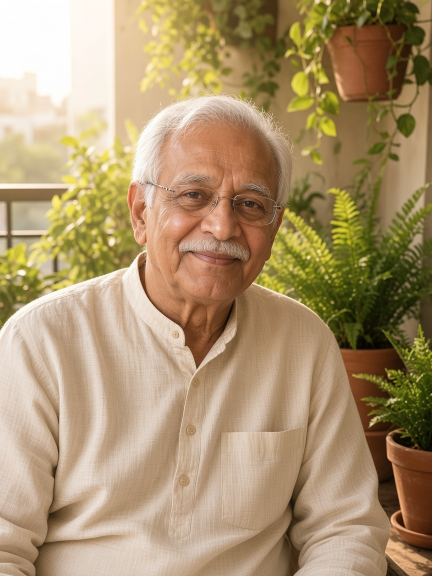
#> input picture Codes/config/sample_kit/dadu_1.jpg, 864 x 1152 px (shown at 1/2 size); its folder holds only this picture in this run
$ python -i faces.py   (imports and definitions only)   (older library calls are emulated)
#> lines starting #> are read from the running program, lines starting #| are printed output that depends on the picture
### Codes/backend/app/config.py
"""Settings for Miss You.

Two env files are read, later ones overriding earlier ones:

  <root>/.env          provider keys (may contain many unrelated keys)
  <root>/missyou.env   this app's own settings (database, secrets, caps)

`<root>` is MISSYOU_ROOT if set, else the parent of `backend/`. Real process
environment variables override both. Values are never logged; use `mask()`.

AWS and GCP are banned outright (brief 4.1): any env name with a banned
prefix is reported once at startup and then ignored — no setting below reads
one, and tests/test_ban.py fails if any module imports their SDKs.
"""
from __future__ import annotations

import logging
import os
from dataclasses import dataclass, field
from functools import lru_cache
from pathlib import Path

log = logging.getLogger("missyou.config")

BACKEND_DIR = Path(__file__).resolve().parent.parent
ROOT = Path(os.environ.get("MISSYOU_ROOT") or BACKEND_DIR.parent)
BANNED_PREFIXES = ("AWS_", "GOOGLE_CLOUD_", "GCP_", "GCLOUD_", "GOOGLE_APPLICATION_CREDENTIALS")


def _parse_env_file(path: Path) -> dict[str, str]:
    out: dict[str, str] = {}
    if not path.is_file():
        return out
    for raw in path.read_text(encoding="utf-8", errors="replace").splitlines():
        line = raw.strip()
        if not line or line.startswith("#") or "=" not in line:
            continue
        if line.startswith("export "):
            line = line[7:]
        k, _, v = line.partition("=")
        k, v = k.strip(), v.strip()
        if len(v) >= 2 and v[0] == v[-1] and v[0] in "\"'":
            v = v[1:-1]
        if k:
            out[k] = v
    return out


def load_env() -> dict[str, str]:
    env: dict[str, str] = {}
    for name in (".env", "missyou.env"):
        env.update(_parse_env_file(ROOT / name))
    env.update({k: v for k, v in os.environ.items()})
    return env


def banned_env_names(env: dict[str, str]) -> list[str]:
    return sorted(k for k in env if k.upper().startswith(BANNED_PREFIXES))


# [4 lines left out: function mask, not called in this run]


@dataclass(frozen=True)
class Endpoint:
    """One OpenAI-compatible (or native) API account."""
    name: str
    base_url: str
    model: str
    keys: tuple[str, ...]
    kind: str = "openai"  # openai | anthropic

    @property
    def available(self) -> bool:
        return any(self.keys)

    @property
    def key(self) -> str:
        return next((k for k in self.keys if k), "")


def _f(env: dict[str, str], name: str, default: float) -> float:
    try:
        return float(env.get(name, default))
    except ValueError:
        return default


def _i(env: dict[str, str], name: str, default: int) -> int:
    try:
        return int(float(env.get(name, default)))
    except ValueError:
        return default


def _b(env: dict[str, str], name: str, default: bool) -> bool:
    v = env.get(name)
    if v is None or v == "":
        return default
    return v.strip().lower() in ("1", "true", "yes", "on")


@dataclass
class Settings:
    env: dict[str, str] = field(default_factory=load_env, repr=False)

    def __post_init__(self) -> None:
        e = self.env
        g = e.get
        self.app_env = g("MISSYOU_ENV", "development")
        self.public_url = g("MISSYOU_PUBLIC_URL", "http://localhost:5173").rstrip("/")
        self.database_url = g("MISSYOU_DATABASE_URL", "postgresql+asyncpg://missyou@127.0.0.1:5432/missyou")
        self.test_database_url = g("MISSYOU_TEST_DATABASE_URL", "")
        self.redis_url = g("MISSYOU_REDIS_URL", "redis://127.0.0.1:6379/7")
        self.jwt_secret = g("MISSYOU_JWT_SECRET", "dev-only-change-me")
        self.media_key = g("MISSYOU_MEDIA_KEY", "")  # 32-byte urlsafe base64
        self.url_signing_secret = g("MISSYOU_URL_SECRET", self.jwt_secret + ":urls")
        self.storage_dir = Path(g("MISSYOU_STORAGE_DIR", str(ROOT / "storage")))
        self.config_dir = Path(g("MISSYOU_CONFIG_DIR", str(ROOT / "config")))
        self.prompts_dir = Path(g("MISSYOU_PROMPTS_DIR", str(ROOT / "prompts")))
        self.docs_dir = Path(g("MISSYOU_DOCS_DIR", str(ROOT / "docs")))
        self.mock_providers = _b(e, "MISSYOU_MOCK_PROVIDERS", False)
        self.secure_cookies = _b(e, "MISSYOU_SECURE_COOKIES", self.public_url.startswith("https"))
        self.session_hours = _i(e, "MISSYOU_SESSION_HOURS", 72)
        self.signed_url_ttl = _i(e, "MISSYOU_SIGNED_URL_TTL", 900)

        # Jury / demo account (credentials shown on the landing page on purpose).
        self.demo_username = g("MISSYOU_DEMO_USERNAME", g("User", "TestUser"))
        self.demo_password = g("MISSYOU_DEMO_PASSWORD", g("Password", "TestUser11"))
        self.demo_admin_2fa_waived = _b(e, "MISSYOU_DEMO_ADMIN_2FA_WAIVED", True)

        # Upload limits.
        self.max_photo_mb = _i(e, "MISSYOU_MAX_PHOTO_MB", 25)
        self.max_video_mb = _i(e, "MISSYOU_MAX_VIDEO_MB", 400)
        self.max_audio_mb = _i(e, "MISSYOU_MAX_AUDIO_MB", 60)
        self.upload_chunk_mb = _i(e, "MISSYOU_UPLOAD_CHUNK_MB", 4)

        # Budget caps (USD). 0 = no cap.
        self.cap_global_daily = _f(e, "MISSYOU_CAP_GLOBAL_DAILY_USD", 10.0)
        self.cap_global_monthly = _f(e, "MISSYOU_CAP_GLOBAL_MONTHLY_USD", 100.0)
        self.cap_provider_daily = _f(e, "MISSYOU_CAP_PROVIDER_DAILY_USD", 6.0)
        self.cap_user_daily = _f(e, "MISSYOU_CAP_USER_DAILY_USD", 3.0)
        # Calls (LLM, safety, speech) have their own budget (~$0.01–0.03 per call minute).
        self.cap_essential_daily = _f(e, "MISSYOU_CAP_ESSENTIAL_DAILY_USD", 5.0)
        self.cap_essential_user_daily = _f(e, "MISSYOU_CAP_ESSENTIAL_USER_DAILY_USD", 2.0)
        self.inr_per_usd = _f(e, "MISSYOU_INR_PER_USD", 88.0)
        self.admin_email = g("MISSYOU_ADMIN_EMAIL", "")

        # Wellbeing defaults.
        self.call_soft_limit_min = _i(e, "MISSYOU_CALL_SOFT_LIMIT_MIN", 15)
        self.call_admin_max_min = _i(e, "MISSYOU_CALL_ADMIN_MAX_MIN", 30)
        self.daily_minutes_default = _i(e, "MISSYOU_DAILY_MINUTES", 30)
        self.consecutive_days_checkin = _i(e, "MISSYOU_CHECKIN_AFTER_DAYS", 7)
        self.free_trial_credits = _i(e, "MISSYOU_FREE_TRIAL_CREDITS", 200)
        self.identity_threshold = _f(e, "MISSYOU_IDENTITY_THRESHOLD", 0.32)
        self.minor_age_threshold = _f(e, "MISSYOU_MINOR_AGE_THRESHOLD", 16.0)

        # --- Providers -----------------------------------------------------
        self.linkapi = Endpoint(
            "linkapi", g("LINKAPI_BASE_URL", "https://api.linkapi.org/v1"),
            g("LINKAPI_CHAT_MODEL", "gpt-4o-mini"),
            (g("LINKAPI_API_KEY", ""), g("LINKAPI_AzureOpenAI_KEY", "")))
        self.linkapi_gemini = Endpoint(
            "linkapi-gemini", g("LINKAPI_BASE_URL", "https://api.linkapi.org/v1"),
            g("LINKAPI_GEMINI_MODEL", "gemini-2.5-flash"),
            (g("LINKAPI_Gemini_Cheap_KEY", ""),))
        self.openai = Endpoint(
            "openai", g("OPENAI_BASE_URL", "https://api.openai.com/v1"),
            g("OPENAI_CHAT_MODEL", "gpt-5.4"),
            (g("OPENAI_API_KEY", ""), g("Open_AI_2009_Key", "")))
        # Bengali head-to-head on the real persona prompt (2026-10-18): gpt-5.4 kept তুই/তুমি consistent and
        # natural at ~2.3 s; gpt-4.1-mini mixed forms. Fast model for safety/subtitles; best model for letters.
        self.openai_fast_model = g("OPENAI_FAST_MODEL", "gpt-4.1-mini")
        self.openai_letter_model = g("OPENAI_LETTER_MODEL", "gpt-5.5")
        self.openai_fallback = Endpoint(
            "openai-4.1", g("OPENAI_BASE_URL", "https://api.openai.com/v1"), g("OPENAI_FALLBACK_MODEL", "gpt-4.1"),
            (g("OPENAI_API_KEY", ""), g("Open_AI_2009_Key", "")))
        self.anthropic = Endpoint(
            "anthropic", g("ANTHROPIC_BASE_URL", "https://api.anthropic.com/v1"),
            g("ANTHROPIC_CHAT_MODEL", "claude-haiku-5-5"),
            (g("ANTHROPIC_API_KEY", ""), g("Calude_2009_API_Key", "")), kind="anthropic")
        self.openrouter = Endpoint(
            "openrouter", g("OPENROUTER_API_BASE_URL", "https://openrouter.ai/api/v1"),
            g("MISSYOU_OPENROUTER_MODEL", "openai/gpt-4.1-mini"),
            (g("OPENROUTER_API_KEY_1", ""), g("OPENROUTER_API_KEY_2", "")))
        self.deepseek = Endpoint(
            "deepseek", g("DEEPSEEK_API_BASE_URL", "https://api.deepseek.com/v1"),
            g("DEEPSEEK_PRIMARY_MODEL_NAME", "deepseek-chat"),
            (g("DEEPSEEK_API_KEY_1", ""), g("DEEPSEEK_API_KEY_2", "")))
        self.gemini = Endpoint(
            "gemini", g("GEMINI_API_BASE_URL", "https://generativelanguage.googleapis.com/v1beta/openai"),
            g("MISSYOU_GEMINI_MODEL", "gemini-2.5-flash"),
            # Keys 3 and 4 verified 2026-10-15; 1 and 2 were rejected, so they go last.
            (g("GEMINI_API_KEY", ""),) + tuple(g(f"GEMINI_API_KEY_{i}", "") for i in (3, 4, 1, 2)))
        self.xai = Endpoint(
            "xai", g("XAI_BASE_URL", "https://api.x.ai/v1"), g("XAI_CHAT_MODEL", "grok-4.3"),
            (g("XAI_API_KEY", ""), g("Grok_API_KEY", "")))
        self.xai_image_model = g("XAI_IMAGE_MODEL", "grok-imagine-image-2.0")
        self.xai_video_model = g("XAI_VIDEO_MODEL", "grok-imagine-video-1.5-lite")
        self.sarvam_base = g("SARVAM_BASE_URL", "https://api.sarvam.ai")
        self.sarvam_keys = tuple(k for k in (g("SARVAM_API_KEY", ""), g("SARVAM_2009_API_KEY", ""),
                                             g("SARVAM_88_API_KEY", ""), g("SARVAM_PHD_API_KEY", "")) if k)
        self.sarvam_stt_model = g("SARVAM_STT_MODEL", "saaras:v4")
        self.sarvam_tts_model = g("SARVAM_TTS_MODEL", "bulbul:v3")
        self.fish_key = g("FISH_AUDIO_API_KEY", "") or g("Fish_Audio_88_API_KEY", "")
        self.fal_key = g("FAL_KEY", "") or g("FAL_AI_88_Admin_API_KEY", "")
        # fal lip-sync takes ~80 s per reply, so live call turns stay audio-first unless enabled.
        self.lipsync_live = _b(e, "MISSYOU_LIPSYNC_LIVE", False)
        self.higgsfield_key = g("HIGGSFIELD_API_KEY", "") or g("higgsfield_2009_API_KEY", "")
        self.elevenlabs_key = g("ELEVENLABS_API_KEY", "")
        self.deepgram_key = g("DEEPGRAM_API_KEY", "")
        self.razorpay_key_id = g("RAZORPAY_KEY_ID", "")
        self.razorpay_key_secret = g("RAZORPAY_KEY_SECRET", "")
        self.resend_key = g("RESEND_API_KEY", "")
        self.email_from = g("MISSYOU_EMAIL_FROM", "Miss You <hello@missyou.koushikdeb.com>")
        self.sentry_dsn = g("SENTRY_DSN", "")
        self.voice_engine_url = g("VOICE_ENGINE_URL", "http://127.0.0.1:17493").rstrip("/")
        self.voice_engine_default = g("VOICE_ENGINE_DEFAULT", "chatterbox")
        self.voice_engine_enabled = _b(e, "VOICE_ENGINE_ENABLED", True)
        self.gpu_worker_shared_secret = g("MISSYOU_GPU_WORKER_SECRET", "")

    @property
    def is_prod(self) -> bool:
        return self.app_env == "production"

    # [4 lines left out: function llm_chain, not called in this run]


@lru_cache
def get_settings() -> Settings:
    s = Settings()
    banned = banned_env_names(s.env)
    if banned:
        log.warning("Ignoring %d AWS/GCP environment variable(s) (banned by policy): %s",
                    len(banned), ", ".join(banned))
    return s


settings = get_settings()

### Codes/backend/app/services/faces.py
"""Face detection, embeddings, clustering, age / public-figure checks, anchors.

Local InsightFace (buffalo_l: SCRFD detector + ArcFace 512-d embeddings +
gender/age head) on CPU via onnxruntime. Embeddings are L2-normalised and
stored in pgvector.
"""
from __future__ import annotations

import base64
import logging
import threading
from dataclasses import dataclass
from pathlib import Path
from typing import Any

import cv2
import numpy as np

from ..config import settings

log = logging.getLogger("missyou.faces")
_lock = threading.Lock()
_app: Any = None


# [10 lines left out: function model, not called in this run]


@dataclass
class Face:
    bbox: list[float]
    det_score: float
    embedding: np.ndarray
    age: float | None
    gender: str
    quality: float
    thumb_jpeg: bytes
    crop_jpeg: bytes


def _sharpness(gray: np.ndarray) -> float:
    return float(cv2.Laplacian(gray, cv2.CV_64F).var())


# [61 lines left out: functions _crop, analyze_image, cluster, not called in this run]


def centroid(embs: list[np.ndarray]) -> np.ndarray:
    c = np.mean(np.stack(embs), axis=0)
    return (c / (np.linalg.norm(c) + 1e-9)).astype(np.float32)


def similarity(a: np.ndarray, b: np.ndarray) -> float:
    return float(np.dot(a, b) / ((np.linalg.norm(a) * np.linalg.norm(b)) + 1e-9))


# [33 lines left out: functions identity_score, is_minor, reference_public_figures, matches_reference_figure, not called in this run]


# [43 lines not run here, left out]


# [6 lines left out: function llm_says_minor, not called in this run]


def restore_basic(src: Path, dest: Path) -> Path:
    """Gentle local restoration for old/blurry photos (no GPU needed):
    denoise → CLAHE on luminance → mild unsharp mask → 2x upscale if small."""
#> called with src = '../../../config/sample_kit/dadu_1.jpg', dest = 'out.png'
    img = cv2.imread(str(src))
#> img is the input picture: shape (1152, 864, 3); mean B, G, R 110.9, 147.8, 171.6
    if img is None:
        raise ValueError("unreadable image")
    h, w = img.shape[:2]
#> h = 1152; w = 864
    if max(h, w) < 900:
        img = cv2.resize(img, (w * 2, h * 2), interpolation=cv2.INTER_CUBIC)
    img = cv2.fastNlMeansDenoisingColored(img, None, 5, 5, 7, 21)
    lab = cv2.cvtColor(img, cv2.COLOR_BGR2LAB)
#> lab: shape (1152, 864, 3); mean of channels 0, 1, 2 157.9, 132.1, 151.2
    l_, a, b = cv2.split(lab)
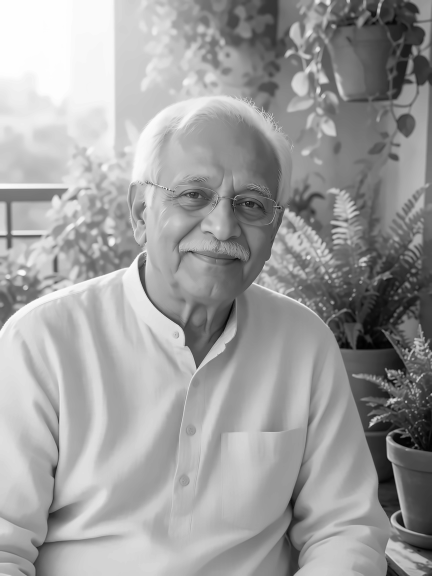
#> l_: shape (1152, 864) (shown at 1/2 size); min 1, max 254, mean 157.9
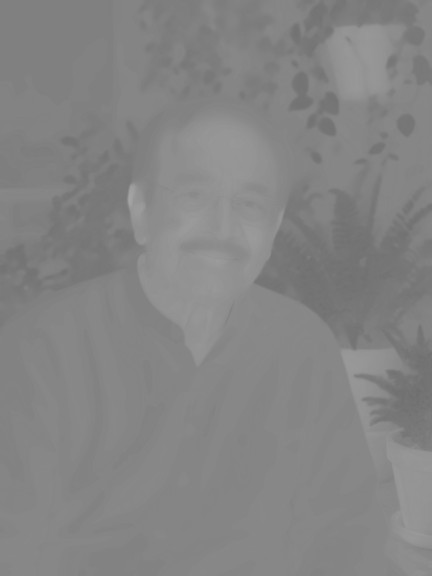
#> a: shape (1152, 864) (shown at 1/2 size); min 108, max 165, mean 132.1
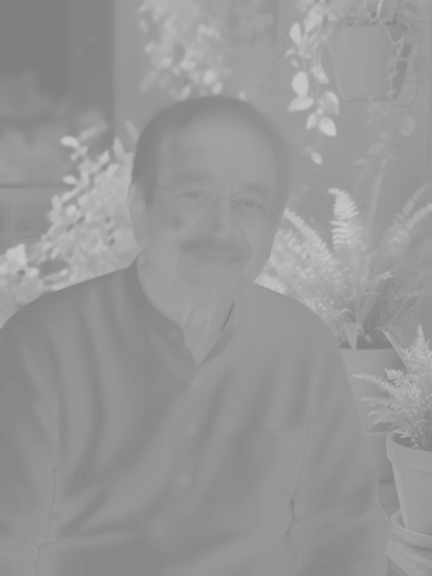
#> b: shape (1152, 864) (shown at 1/2 size); min 128, max 202, mean 151.2
    l_ = cv2.createCLAHE(clipLimit=2.0, tileGridSize=(8, 8)).apply(l_)
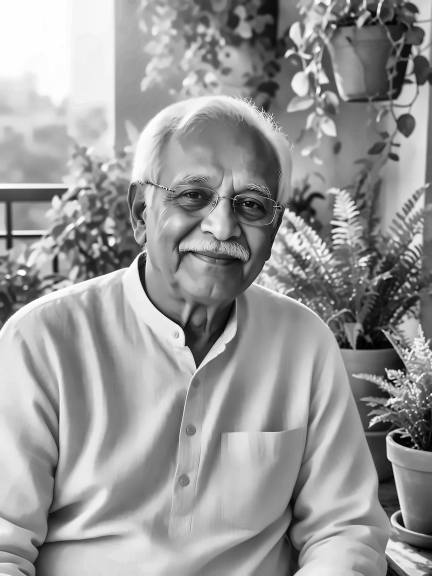
#> l_: shape (1152, 864) (shown at 1/2 size); min 0, max 254, mean 152.4
    img = cv2.cvtColor(cv2.merge((l_, a, b)), cv2.COLOR_LAB2BGR)
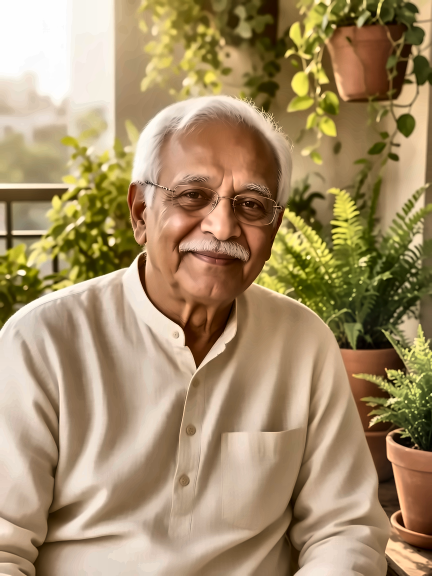
#> img: shape (1152, 864, 3) (shown at 1/2 size); mean B, G, R 105.6, 142.5, 165.9
    blur = cv2.GaussianBlur(img, (0, 0), 1.2)
    img = cv2.addWeighted(img, 1.5, blur, -0.5, 0)
    cv2.imwrite(str(dest), img, [cv2.IMWRITE_JPEG_QUALITY, 92])
    return dest

>>> result = restore_basic('../../../config/sample_kit/dadu_1.jpg', 'out.png')

$ run again, on Codes/config/sample_kit/dadu_2.jpg
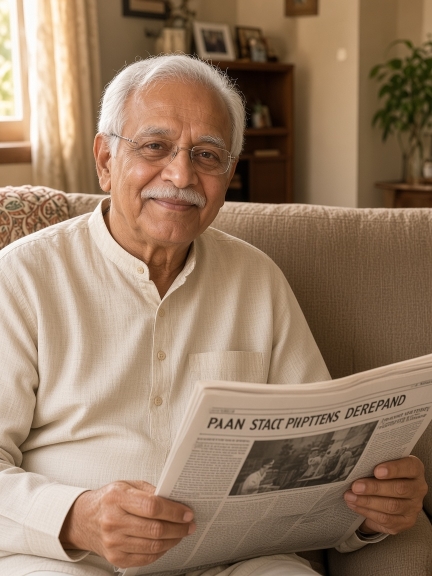
#> input picture Codes/config/sample_kit/dadu_2.jpg, 864 x 1152 px (shown at 1/2 size)
#> in restore_basic, img is the input picture: shape (1152, 864, 3); mean B, G, R 100.9, 124.8, 151.5
#> lab: shape (1152, 864, 3); mean of channels 0, 1, 2 136.2, 135.1, 145.4
#> in restore_basic, `l_ = cv2.createCLAHE(clipLimit=2.0, tileGridSize=(8, 8)).apply(l_)`:
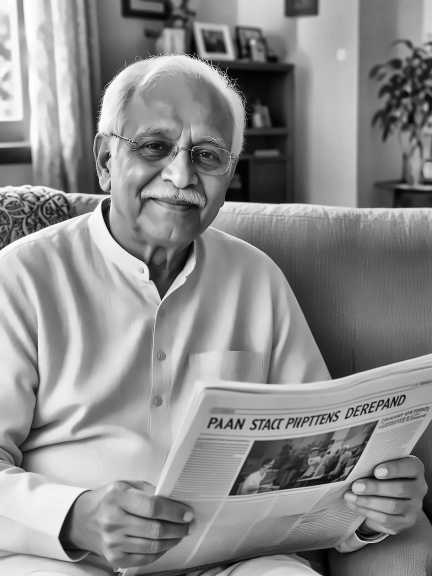
#> l_: shape (1152, 864) (shown at 1/2 size); min 0, max 254, mean 140
#> in restore_basic, `img = cv2.cvtColor(cv2.merge((l_, a, b)), cv2.COLOR_LAB2BGR)`:
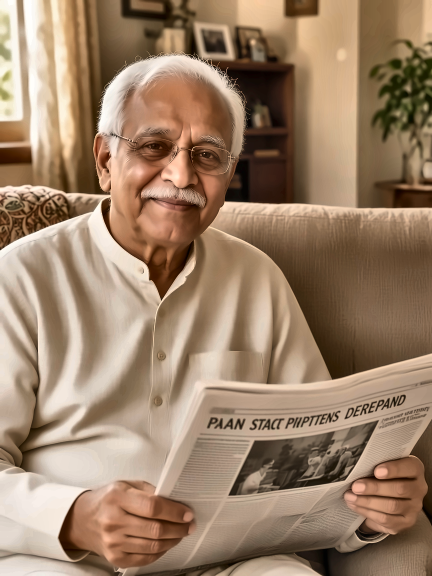
#> img: shape (1152, 864, 3) (shown at 1/2 size); mean B, G, R 104.2, 128.6, 155.4

$ run again, on Codes/config/sample_kit/family_sofa.jpg
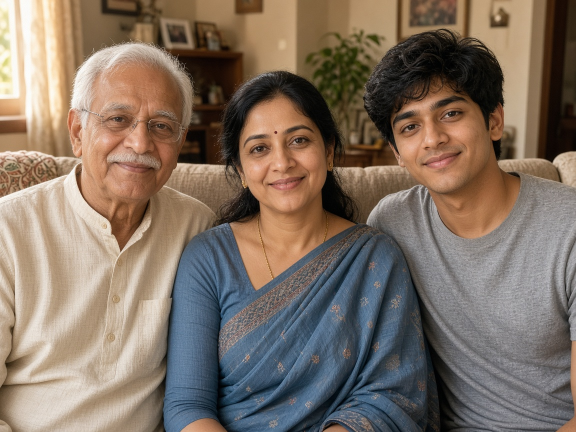
#> input picture Codes/config/sample_kit/family_sofa.jpg, 1152 x 864 px (shown at 1/2 size)
#> in restore_basic, img is the input picture: shape (864, 1152, 3); mean B, G, R 99.6, 112.8, 128.3
#> lab: shape (864, 1152, 3); mean of channels 0, 1, 2 121.9, 132.7, 137.7
#> in restore_basic, `l_ = cv2.createCLAHE(clipLimit=2.0, tileGridSize=(8, 8)).apply(l_)`:
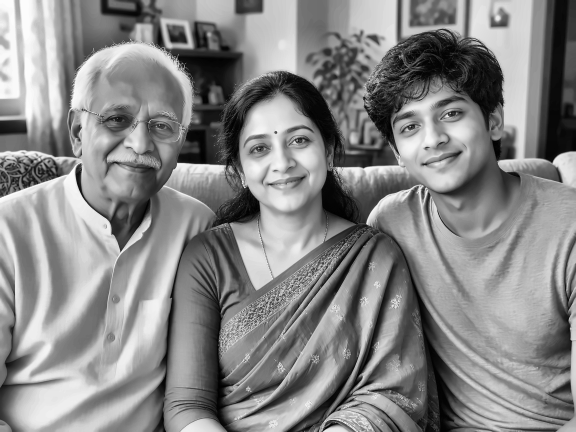
#> l_: shape (864, 1152) (shown at 1/2 size); min 0, max 254, mean 134.7
#> in restore_basic, `img = cv2.cvtColor(cv2.merge((l_, a, b)), cv2.COLOR_LAB2BGR)`:
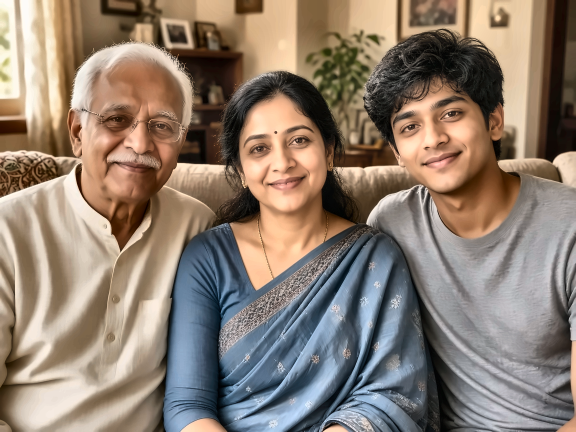
#> img: shape (864, 1152, 3) (shown at 1/2 size); mean B, G, R 112.2, 125.6, 141.1
